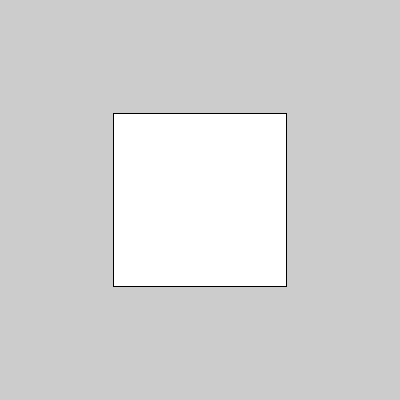
Frame 1 (no input)
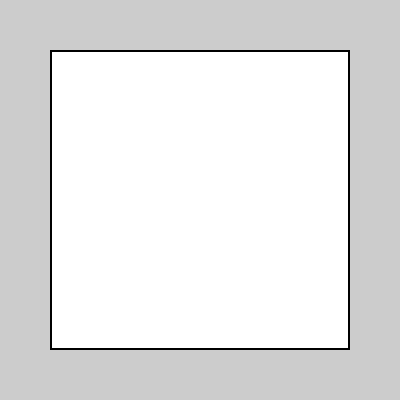
Frame 60 (the mouse pressed at the canvas centre just before this capture)
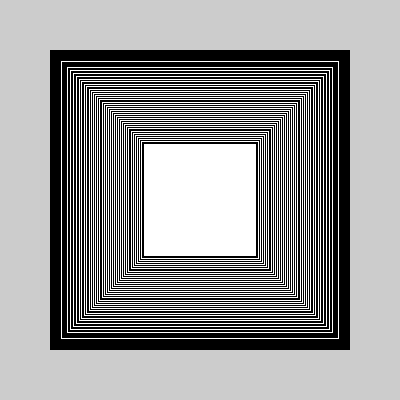
Frame 120 (the mouse held since frame 60 and released just before this capture)

The Processing sketch that drew these frames (run headless with seeded random() and noise(); from frame 60 on, the mouse is pressed at the canvas centre):

// Processing sketch: algo_5_5_pulsation
// ── algo_5_5_pulsation.pde
void setup() {
  size(400,400);
}

void draw() {
  int x = width /2;
  int y = height /2;
  forme(x,y);
}

void forme(int pos_x, int pos_y) {
  int taille_min = 40;
  int taille_max = 300;
  float ratio = sin(frameCount * 0.03);
  float taille = map(ratio, -1, 1, taille_min, taille_max);
  float decalage = taille / 2;
  square(pos_x - decalage, pos_y - decalage, taille);
}
